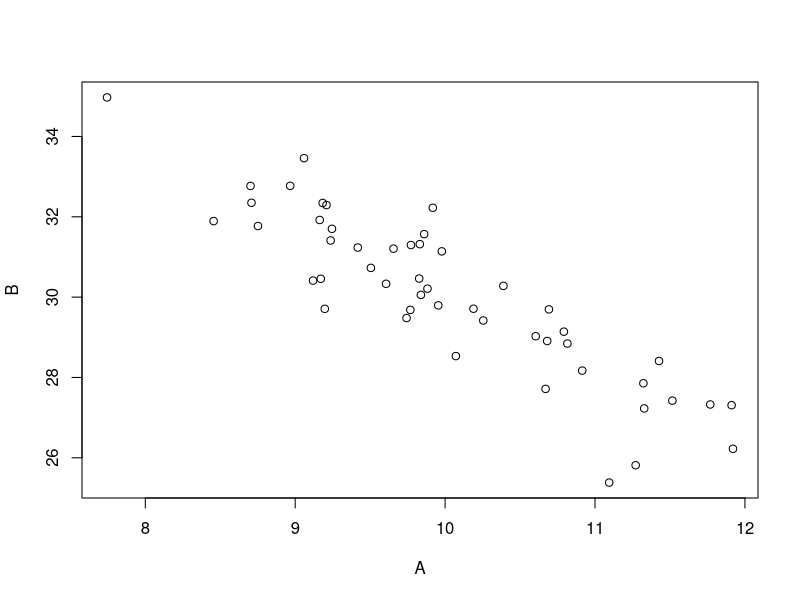
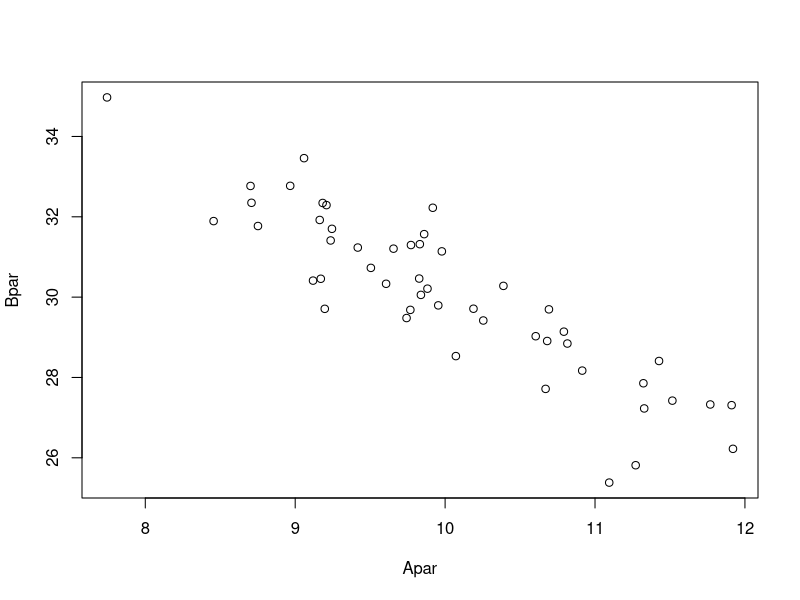
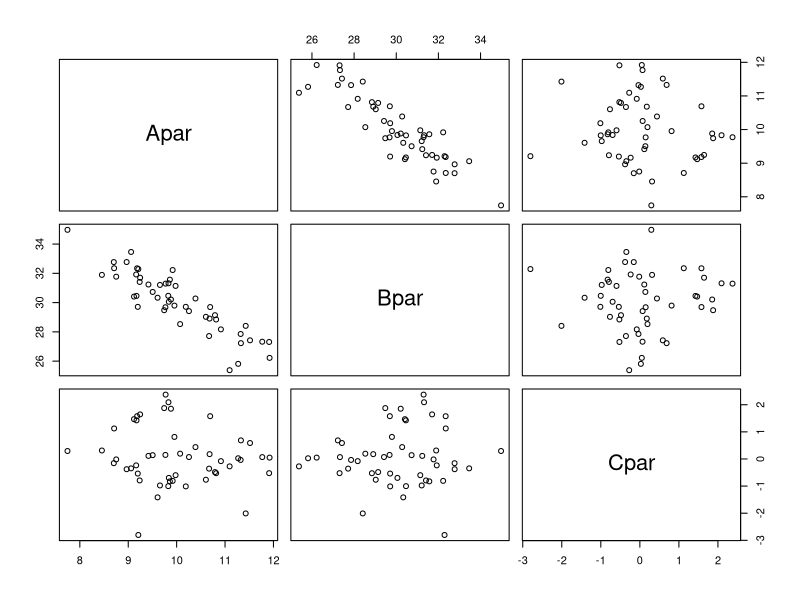
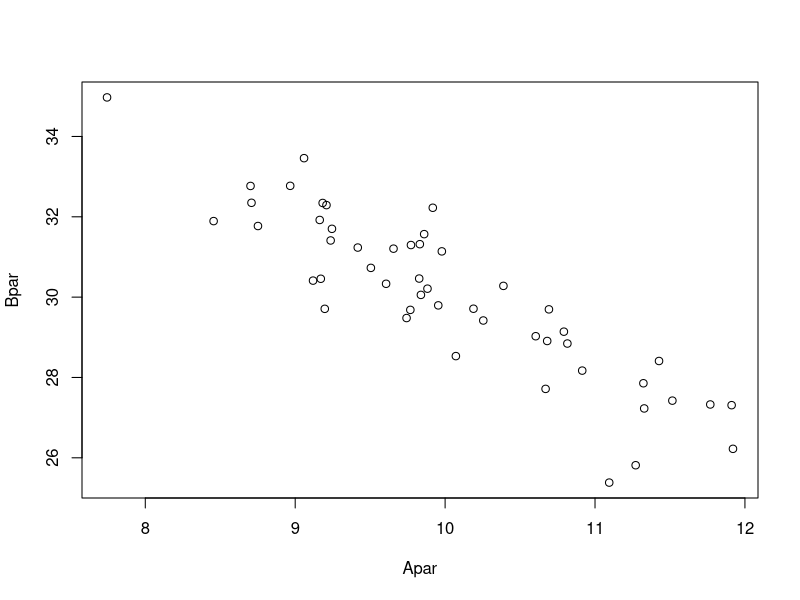
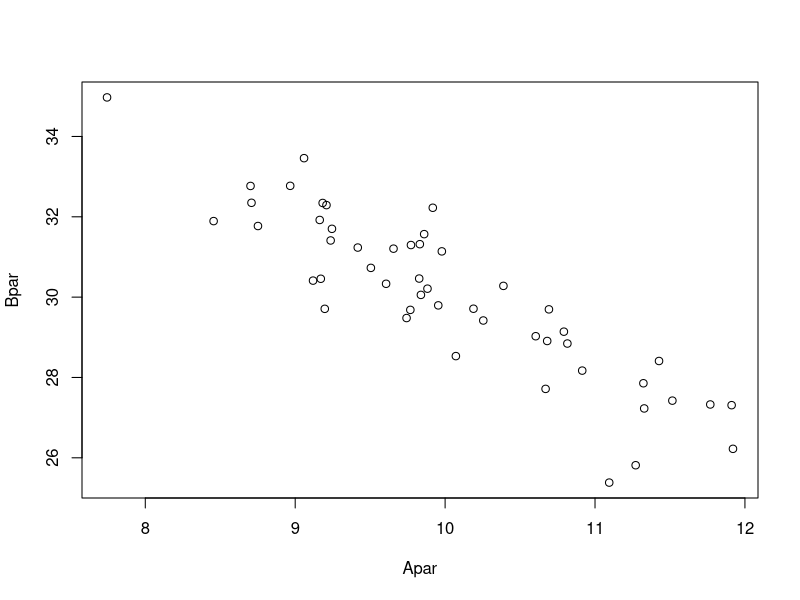

Recreate these plots in R, in order.
## manual page
?cor
## Generate data
A <- rnorm(50, 10)
B <- -2 * A + 50 + rnorm(50, 0, 1)
plot(A, B)
cor(A, B)
## Spearman correlation
cor(A, B,meth = "spearman")
## Data frame

AB <- data.frame(Apar = A, Bpar = B)
plot(AB)

ABC <- data.frame(Apar = A, Bpar = B, Cpar = rnorm(50))
plot(ABC)
## Select two variables with formula
plot(Bpar ~ Apar, ABC)
## Named argument
plot(Bpar ~ Apar, data = ABC)
